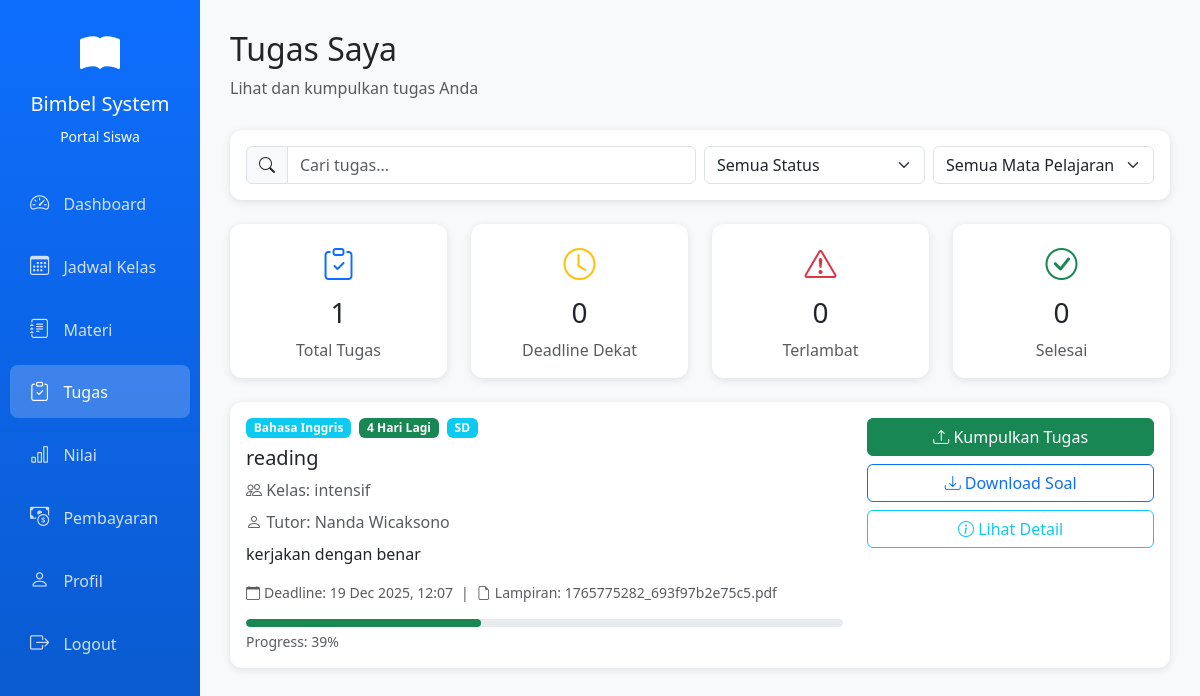
The page /siswa/tugas.php on the database its author committed.
### tables this page shows
CREATE TABLE `tugas` (
  `id_tugas` int NOT NULL,
  `id_kelas` int NOT NULL,
  `id_mapel` int NOT NULL,
  `id_tutor` int NOT NULL,
  `judul` varchar(255) NOT NULL,
  `deskripsi` text,
  `deadline` datetime DEFAULT NULL,
  `lampiran_path` varchar(255) DEFAULT NULL,
  `status` enum('Aktif','Selesai','Terlambat') DEFAULT 'Aktif',
  `created_at` timestamp NULL DEFAULT CURRENT_TIMESTAMP,
  `updated_at` timestamp NULL DEFAULT CURRENT_TIMESTAMP ON UPDATE CURRENT_TIMESTAMP
);

CREATE TABLE `mapel` (
  `id_mapel` int NOT NULL,
  `nama_mapel` varchar(50) DEFAULT NULL,
  `kode_mapel` varchar(20) DEFAULT NULL,
  `jenjang` enum('SD','SMP','SMA') DEFAULT NULL,
  `kurikulum` varchar(50) DEFAULT NULL,
  `deskripsi` text,
  `status` enum('Aktif','Nonaktif') DEFAULT 'Aktif',
  `created_at` timestamp NULL DEFAULT CURRENT_TIMESTAMP,
  `updated_at` datetime DEFAULT NULL
);

CREATE TABLE `kelas` (
  `id_kelas` int NOT NULL,
  `nama_kelas` varchar(50) NOT NULL,
  `id_mapel` int DEFAULT NULL,
  `id_tutor` int DEFAULT NULL,
  `status` enum('aktif','selesai') DEFAULT 'aktif',
  `created_at` timestamp NULL DEFAULT CURRENT_TIMESTAMP,
  `id_ruangan` int DEFAULT NULL
);

CREATE TABLE `tutor` (
  `id_tutor` int NOT NULL,
  `nama_tutor` varchar(100) NOT NULL,
  `email` varchar(100) NOT NULL,
  `telepon` varchar(20) DEFAULT NULL,
  `id_mapel` int NOT NULL,
  `pendidikan` varchar(100) NOT NULL,
  `pengalaman` int NOT NULL,
  `alamat` text NOT NULL,
  `status` enum('aktif','nonaktif','cuti') DEFAULT 'aktif',
  `created_at` timestamp NULL DEFAULT CURRENT_TIMESTAMP,
  `foto` varchar(255) DEFAULT NULL
);

### siswa/tugas.php (the view, shortened to what this page needs)
<?php
include "../config.php";
function h($s)
{
    return htmlspecialchars($s, ENT_QUOTES, 'UTF-8');
}
function badgeMapel($nama_mapel)
{
    $mapelLower = strtolower($nama_mapel);
    if (strpos($mapelLower, 'bahasa inggris') !== false) return "bg-info";
    return "bg-secondary";
}
function hitungProgress($deadline)
{
    $now = time();
    $end = strtotime($deadline);
    $waktuPemberian = $end - (7 * 24 * 60 * 60);
    $totalWaktu = $end - $waktuPemberian;
    $waktuBerjalan = $now - $waktuPemberian;
    return min(100, ($waktuBerjalan / $totalWaktu) * 100);
}
function badgeDeadline($deadline)
{
    $now = time();
    $end = strtotime($deadline);
    $selisih = $end - $now;
    $hari = floor($selisih / 86400);
    return ["$hari Hari Lagi", "bg-success"];
}
$query = "
    SELECT
        t.*,
        mp.nama_mapel,
        mp.jenjang,
        mp.kode_mapel,
        k.nama_kelas,
        tr.nama_tutor
    FROM tugas t
    INNER JOIN mapel mp ON t.id_mapel = mp.id_mapel
    LEFT JOIN kelas k ON t.id_kelas = k.id_kelas
    LEFT JOIN tutor tr ON t.id_tutor = tr.id_tutor
    WHERE t.status = 'aktif'
    ORDER BY
        CASE
            WHEN t.deadline IS NULL THEN 1
            ELSE 0
        END,
        t.deadline ASC
";
$result = mysqli_query($conn, $query);
$tugasList = [];
if (!$result) {
    echo "Error: " . mysqli_error($conn);
} else {
    while ($row = mysqli_fetch_assoc($result)) {
        $tugasList[] = $row;
    }
}
?>
<!DOCTYPE html>
<html lang="id">
<head>
    <link href="https://cdn.jsdelivr.net/npm/bootstrap@5.3.0/dist/css/bootstrap.min.css" rel="stylesheet">
    <link rel="stylesheet" href="https://cdn.jsdelivr.net/npm/bootstrap-icons@1.10.0/font/bootstrap-icons.css">
    <link rel="stylesheet" href="../assets/css/style.css">
</head>
<body>
    <div class="container-fluid">
        <div class="row">
            <div class="col-md-2 sidebar p-0">
                <div class="text-center text-white py-4">
                    <i class="bi bi-book-fill" style="font-size: 2.5rem;"></i>
                    <h5 class="mt-2">Bimbel System</h5>
                    <small>Portal Siswa</small>
                </div>
                <nav class="nav flex-column">
                    <a class="nav-link" href="dashboard.php"><i class="bi bi-speedometer2"></i> Dashboard</a>
                    <a class="nav-link" href="jadwal.php"><i class="bi bi-calendar3"></i> Jadwal Kelas</a>
                    <a class="nav-link" href="materi.php"><i class="bi bi-journal-text"></i> Materi</a>
                    <a class="nav-link active" href="tugas.php"><i class="bi bi-clipboard-check"></i> Tugas</a>
                    <a class="nav-link" href="nilai.php"><i class="bi bi-bar-chart"></i> Nilai</a>
                    <a class="nav-link" href="pembayaran.php"><i class="bi bi-cash-coin"></i> Pembayaran</a>
                    <a class="nav-link" href="profil.php"><i class="bi bi-person"></i> Profil</a>
                    <a class="nav-link" href="../logout.php"><i class="bi bi-box-arrow-right"></i> Logout</a>
                </nav>
            </div>
            <div class="col-md-10 content-wrapper">
                <div class="page-header">
                    <h2>Tugas Saya</h2>
                    <p class="text-muted">Lihat dan kumpulkan tugas Anda</p>
                </div>
                <div class="card mb-4">
                    <div class="card-body">
                        <div class="row g-2">
                            <div class="col-md-6">
                                <div class="input-group">
                                    <span class="input-group-text"><i class="bi bi-search"></i></span>
                                    <input type="text" class="form-control" placeholder="Cari tugas..." id="searchTugas">
                                </div>
                            </div>
                            <div class="col-md-3">
                                <select class="form-select" id="filterStatus">
                                    <option value="">Semua Status</option>
                                </select>
                            </div>
                            <div class="col-md-3">
                                <select class="form-select" id="filterMapel">
                                    <option value="">Semua Mata Pelajaran</option>
                                </select>
                            </div>
                        </div>
                    </div>
                </div>
                <div class="row mb-4">
                    <?php
                    $totalTugas = count($tugasList);
                    $deadlineDekat = 0;
                    $deadlineLewat = 0;
                    ?>
                    <div class="col-md-3">
                        <div class="card text-center">
                            <div class="card-body">
                                <i class="bi bi-clipboard-check text-primary" style="font-size: 2rem;"></i>
                                <h3 class="mt-2"><?= h($totalTugas) ?></h3>
                                <p class="text-muted mb-0">Total Tugas</p>
                            </div>
                        </div>
                    </div>
                    <div class="col-md-3">
                        <div class="card text-center">
                            <div class="card-body">
                                <i class="bi bi-clock text-warning" style="font-size: 2rem;"></i>
                                <h3 class="mt-2"><?= h($deadlineDekat) ?></h3>
                                <p class="text-muted mb-0">Deadline Dekat</p>
                            </div>
                        </div>
                    </div>
                    <div class="col-md-3">
                        <div class="card text-center">
                            <div class="card-body">
                                <i class="bi bi-exclamation-triangle text-danger" style="font-size: 2rem;"></i>
                                <h3 class="mt-2"><?= h($deadlineLewat) ?></h3>
                                <p class="text-muted mb-0">Terlambat</p>
                            </div>
                        </div>
                    </div>
                    <div class="col-md-3">
                        <div class="card text-center">
                            <div class="card-body">
                                <i class="bi bi-check-circle text-success" style="font-size: 2rem;"></i>
                                <h3 class="mt-2">0</h3>
                                <p class="text-muted mb-0">Selesai</p>
                            </div>
                        </div>
                    </div>
                </div>
                <div id="tugasContainer">
                    <?php if (empty($tugasList)): ?>
                        <div class="card">
                            <div class="card-body text-center py-5">
                                <i class="bi bi-clipboard-x" style="font-size: 3rem; color: #6c757d;"></i>
                                <h4 class="mt-3">Belum ada tugas</h4>
                                <p class="text-muted">Tidak ada tugas yang harus dikerjakan saat ini.</p>
                            </div>
                        </div>
                    <?php else: ?>
                        <?php foreach ($tugasList as $tugas): ?>
                            <?php
                            $progress = hitungProgress($tugas['deadline']);
                            list($labelDeadline, $colorDeadline) = badgeDeadline($tugas['deadline']);
                            $progressClass = "bg-success";
                            $deadlineFormatted = !empty($tugas['deadline'])
                                ? date("d M Y, H:i", strtotime($tugas['deadline']))
                                : "Tidak ditentukan";
                            ?>
                            <div class="card mb-3 tugas-item"
                                data-mapel="<?= h($tugas['nama_mapel'] ?? '') ?>"
                                data-status="pending">
                                <div class="card-body">
                                    <div class="row">
                                        <div class="col-md-8">
                                            <div class="d-flex align-items-center mb-2">
                                                <span class="badge <?= badgeMapel($tugas['nama_mapel']) ?> me-2">
                                                    <?= h($tugas['nama_mapel'] ?? 'Mata Pelajaran') ?>
                                                </span>
                                                <span class="badge <?= $colorDeadline ?>">
                                                    <?= h($labelDeadline) ?>
                                                </span>
                                                <?php if ($tugas['jenjang']): ?>
                                                    <span class="badge bg-info ms-2">
                                                        <?= h($tugas['jenjang']) ?>
                                                    </span>
                                                <?php endif; ?>
                                            </div>
                                            <h5 class="mb-2"><?= h($tugas['judul']) ?></h5>
                                            <?php if (!empty($tugas['nama_kelas'])): ?>
                                                <p class="text-muted mb-2">
                                                    <i class="bi bi-people"></i>
                                                    Kelas: <?= h($tugas['nama_kelas']) ?>
                                                </p>
                                            <?php endif; ?>
                                            <?php if (!empty($tugas['nama_tutor'])): ?>
                                                <p class="text-muted mb-2">
                                                    <i class="bi bi-person"></i>
                                                    Tutor: <?= h($tugas['nama_tutor']) ?>
                                                </p>
                                            <?php endif; ?>
                                            <?php if (!empty($tugas['deskripsi'])): ?>
                                                <p class="mb-3"><?= h($tugas['deskripsi']) ?></p>
                                            <?php endif; ?>
                                            <div class="d-flex align-items-center text-muted small mb-2">
                                                <i class="bi bi-calendar me-1"></i>
                                                <span>Deadline: <?= h($deadlineFormatted) ?></span>
                                                <?php if (!empty($tugas['lampiran_path'])): ?>
                                                    <span class="mx-2">|</span>
                                                    <i class="bi bi-file-earmark me-1"></i>
                                                    <span>Lampiran: <?= h(basename($tugas['lampiran_path'])) ?></span>
                                                <?php endif; ?>
                                            </div>
                                            <div class="progress mt-3" style="height: 8px;">
                                                <div class="progress-bar <?= $progressClass ?>"
                                                    style="width: <?= $progress ?>%"
                                                    role="progressbar"
                                                    aria-valuenow="<?= $progress ?>"
                                                    aria-valuemin="0"
                                                    aria-valuemax="100">
                                                </div>
                                            </div>
                                            <small class="text-muted d-block mt-1">
                                                Progress: <?= round($progress) ?>%
                                            </small>
                                        </div>
                                        <div class="col-md-4 text-end">
                                            <div class="d-grid gap-2">
                                                <button class="btn btn-success btn-kumpulkan"
                                                    data-bs-toggle="modal"
                                                    data-bs-target="#uploadTugasModal"
                                                    data-tugas-id="<?= h($tugas['id_tugas']) ?>"
                                                    data-tugas-judul="<?= h($tugas['judul']) ?>">
                                                    <i class="bi bi-upload"></i> Kumpulkan Tugas
                                                </button>
                                                <?php if (!empty($tugas['lampiran_path'])): ?>
                                                    <a href="<?= h($tugas['lampiran_path']) ?>"
                                                        class="btn btn-outline-primary"
                                                        download>
                                                        <i class="bi bi-download"></i> Download Soal
                                                    </a>
                                                <?php endif; ?>
                                                <button class="btn btn-outline-info btn-lihat-detail"
                                                    data-tugas-id="<?= h($tugas['id_tugas']) ?>">
                                                    <i class="bi bi-info-circle"></i> Lihat Detail
                                                </button>
                                            </div>
                                        </div>
                                    </div>
                                </div>
                            </div>
                        <?php endforeach; ?>
                    <?php endif; ?>
                </div>
            </div>
        </div>
    </div>
</body>
</html>

### assets/css/style.css (style rules this page uses)
body { font-family: 'Segoe UI', Tahoma, Geneva, Verdana, sans-serif; }
.sidebar { min-height: 100vh; background: linear-gradient(180deg, #0d6efd 0%, #0a58ca 100%); }
.sidebar .nav-link { color: rgba(255, 255, 255, 0.8); padding: 12px 20px; margin: 5px 10px; border-radius: 8px; transition: all 0.3s; }
.sidebar .nav-link:hover, .sidebar .nav-link.active { background-color: rgba(255, 255, 255, 0.2); color: white; }
.sidebar .nav-link i { margin-right: 10px; font-size: 1.2rem; }
.card { border: none; border-radius: 12px; box-shadow: 0 2px 8px rgba(0, 0, 0, 0.1); transition: transform 0.3s; }
.content-wrapper { padding: 30px; background-color: #f8f9fa; min-height: 100vh; }
.page-header { margin-bottom: 30px; }

### siswa/tugas.php (style rules this page uses)
.progress { border-radius: 10px; }
.progress-bar { border-radius: 10px; }
.card { transition: transform 0.2s; }

### rows shown on the page
tugas: id_mapel.nama_mapel "Bahasa Inggris", labelDeadline "4 Hari Lagi", id_mapel.jenjang "SD", judul "reading", id_kelas.nama_kelas "intensif", id_tutor.nama_tutor "Nanda Wicaksono", deskripsi "kerjakan dengan benar", deadline "19 Dec 2025, 12:07", lampiran_path "1765775282_693f97b2e75c5.pdf", deadline "39"

### other values the page prints
$totalTugas "1"
$deadlineDekat "0"
$deadlineLewat "0"
